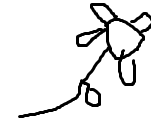
#> input picture 2-imagem/flor.png, 151 x 139 px
$ python imagem-tratamento.py
#> lines starting #> are read from the running program, lines starting #| are printed output that depends on the picture
from PIL import Image
import numpy as np

def main():
    # Carregar a imagem original
    img = Image.open("flor.png")
#> img is the input picture: PIL image 151x139 RGB; min 0, max 255, mean 235.2
    img.show()

    # Converter a imagem em dados binários
    img_data = np.array(img)
    binary_data = img_data.tobytes()

    # Salvar os dados binários em um arquivo
    with open("original_img.bin", "wb") as file:
        file.write(binary_data)

    # Copiar o arquivo binário
    with open("original_img.bin", "rb") as original_file:
        data = original_file.read()

    with open("copy_img.bin", "wb") as copy_file:
        copy_file.write(data)

    # Manipulação dos dados do arquivo binário cópia
    # Exemplo: Inverter os bytes
    with open("copy_img.bin", "rb") as file:
        data = bytearray(file.read())

    # Inverte todos os bytes
    data = data[::-1]

    with open("copy_img.bin", "wb") as file:
        file.write(data)

    # Carregar e mostrar a imagem manipulada
    modified_data = np.frombuffer(data, dtype=np.uint8).reshape(img_data.shape)
    modified_img = Image.fromarray(modified_data)
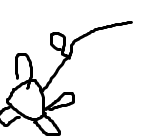
#> modified_img: PIL image 151x139 RGB; min 0, max 255, mean 235.2
    modified_img.show()

if __name__ == "__main__":
    main()
